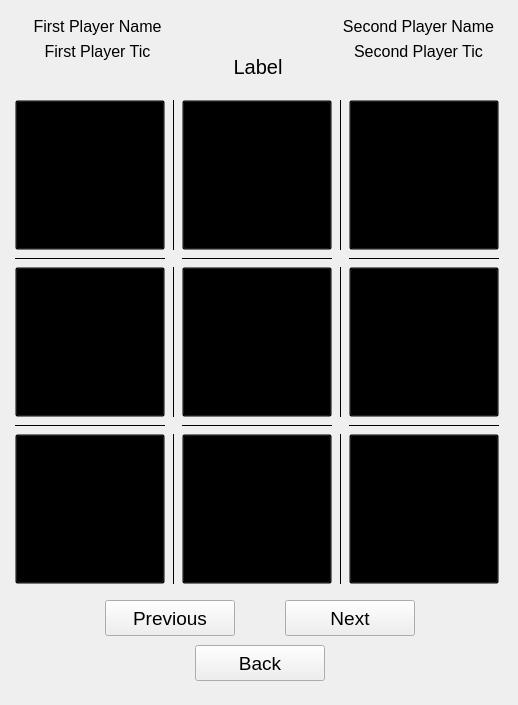
<?xml version="1.0" encoding="UTF-8"?>
<ui version="4.0">
 <class>game_window</class>
 <widget class="QMainWindow" name="game_window">
  <property name="geometry">
   <rect>
    <x>0</x>
    <y>0</y>
    <width>518</width>
    <height>705</height>
   </rect>
  </property>
  <property name="minimumSize">
   <size>
    <width>518</width>
    <height>600</height>
   </size>
  </property>
  <property name="windowTitle">
   <string>game_window</string>
  </property>
  <widget class="QWidget" name="centralwidget">
   <widget class="QFrame" name="gridFrame">
    <property name="geometry">
     <rect>
      <x>5</x>
      <y>90</y>
      <width>506</width>
      <height>506</height>
     </rect>
    </property>
    <layout class="QGridLayout" name="gridLayout_2">
     <item row="3" column="2">
      <widget class="QPushButton" name="Slot_5">
       <property name="minimumSize">
        <size>
         <width>150</width>
         <height>150</height>
        </size>
       </property>
       <property name="maximumSize">
        <size>
         <width>150</width>
         <height>150</height>
        </size>
       </property>
       <property name="font">
        <font>
         <pointsize>80</pointsize>
        </font>
       </property>
       <property name="styleSheet">
        <string notr="true">background-color: transparent;</string>
       </property>
       <property name="text">
        <string/>
       </property>
      </widget>
     </item>
     <item row="5" column="0">
      <widget class="QPushButton" name="Slot_7">
       <property name="minimumSize">
        <size>
         <width>150</width>
         <height>150</height>
        </size>
       </property>
       <property name="maximumSize">
        <size>
         <width>150</width>
         <height>150</height>
        </size>
       </property>
       <property name="font">
        <font>
         <pointsize>80</pointsize>
        </font>
       </property>
       <property name="styleSheet">
        <string notr="true">background-color: transparent;</string>
       </property>
       <property name="text">
        <string/>
       </property>
      </widget>
     </item>
     <item row="1" column="1">
      <widget class="Line" name="line_2">
       <property name="frameShadow">
        <enum>QFrame::Plain</enum>
       </property>
       <property name="orientation">
        <enum>Qt::Vertical</enum>
       </property>
      </widget>
     </item>
     <item row="4" column="4">
      <widget class="Line" name="line_9">
       <property name="frameShadow">
        <enum>QFrame::Plain</enum>
       </property>
       <property name="orientation">
        <enum>Qt::Horizontal</enum>
       </property>
      </widget>
     </item>
     <item row="4" column="0">
      <widget class="Line" name="line_7">
       <property name="frameShadow">
        <enum>QFrame::Plain</enum>
       </property>
       <property name="orientation">
        <enum>Qt::Horizontal</enum>
       </property>
      </widget>
     </item>
     <item row="3" column="3">
      <widget class="Line" name="line_5">
       <property name="frameShadow">
        <enum>QFrame::Plain</enum>
       </property>
       <property name="orientation">
        <enum>Qt::Vertical</enum>
       </property>
      </widget>
     </item>
     <item row="5" column="2">
      <widget class="QPushButton" name="Slot_8">
       <property name="minimumSize">
        <size>
         <width>150</width>
         <height>150</height>
        </size>
       </property>
       <property name="maximumSize">
        <size>
         <width>150</width>
         <height>150</height>
        </size>
       </property>
       <property name="font">
        <font>
         <pointsize>80</pointsize>
        </font>
       </property>
       <property name="styleSheet">
        <string notr="true">background-color: transparent;</string>
       </property>
       <property name="text">
        <string/>
       </property>
      </widget>
     </item>
     <item row="1" column="3">
      <widget class="Line" name="line_4">
       <property name="frameShadow">
        <enum>QFrame::Plain</enum>
       </property>
       <property name="orientation">
        <enum>Qt::Vertical</enum>
       </property>
      </widget>
     </item>
     <item row="1" column="4">
      <widget class="QPushButton" name="Slot_3">
       <property name="minimumSize">
        <size>
         <width>150</width>
         <height>150</height>
        </size>
       </property>
       <property name="maximumSize">
        <size>
         <width>150</width>
         <height>150</height>
        </size>
       </property>
       <property name="font">
        <font>
         <pointsize>80</pointsize>
        </font>
       </property>
       <property name="styleSheet">
        <string notr="true">background-color: transparent;</string>
       </property>
       <property name="text">
        <string/>
       </property>
      </widget>
     </item>
     <item row="1" column="2">
      <widget class="QPushButton" name="Slot_2">
       <property name="minimumSize">
        <size>
         <width>150</width>
         <height>150</height>
        </size>
       </property>
       <property name="maximumSize">
        <size>
         <width>150</width>
         <height>150</height>
        </size>
       </property>
       <property name="font">
        <font>
         <pointsize>80</pointsize>
        </font>
       </property>
       <property name="styleSheet">
        <string notr="true">background-color: transparent;</string>
       </property>
       <property name="text">
        <string/>
       </property>
      </widget>
     </item>
     <item row="4" column="2">
      <widget class="Line" name="line_8">
       <property name="frameShadow">
        <enum>QFrame::Plain</enum>
       </property>
       <property name="orientation">
        <enum>Qt::Horizontal</enum>
       </property>
      </widget>
     </item>
     <item row="1" column="0">
      <widget class="QPushButton" name="Slot_1">
       <property name="minimumSize">
        <size>
         <width>150</width>
         <height>150</height>
        </size>
       </property>
       <property name="maximumSize">
        <size>
         <width>150</width>
         <height>150</height>
        </size>
       </property>
       <property name="font">
        <font>
         <pointsize>80</pointsize>
        </font>
       </property>
       <property name="styleSheet">
        <string notr="true">background-color: transparent;</string>
       </property>
       <property name="text">
        <string/>
       </property>
      </widget>
     </item>
     <item row="3" column="1">
      <widget class="Line" name="line">
       <property name="frameShadow">
        <enum>QFrame::Plain</enum>
       </property>
       <property name="orientation">
        <enum>Qt::Vertical</enum>
       </property>
      </widget>
     </item>
     <item row="3" column="4">
      <widget class="QPushButton" name="Slot_6">
       <property name="minimumSize">
        <size>
         <width>150</width>
         <height>150</height>
        </size>
       </property>
       <property name="maximumSize">
        <size>
         <width>150</width>
         <height>150</height>
        </size>
       </property>
       <property name="font">
        <font>
         <pointsize>80</pointsize>
        </font>
       </property>
       <property name="styleSheet">
        <string notr="true">background-color: transparent;</string>
       </property>
       <property name="text">
        <string/>
       </property>
      </widget>
     </item>
     <item row="5" column="3">
      <widget class="Line" name="line_6">
       <property name="frameShadow">
        <enum>QFrame::Plain</enum>
       </property>
       <property name="orientation">
        <enum>Qt::Vertical</enum>
       </property>
      </widget>
     </item>
     <item row="2" column="2">
      <widget class="Line" name="line_11">
       <property name="frameShadow">
        <enum>QFrame::Plain</enum>
       </property>
       <property name="orientation">
        <enum>Qt::Horizontal</enum>
       </property>
      </widget>
     </item>
     <item row="2" column="0">
      <widget class="Line" name="line_10">
       <property name="frameShadow">
        <enum>QFrame::Plain</enum>
       </property>
       <property name="orientation">
        <enum>Qt::Horizontal</enum>
       </property>
      </widget>
     </item>
     <item row="5" column="4">
      <widget class="QPushButton" name="Slot_9">
       <property name="minimumSize">
        <size>
         <width>150</width>
         <height>150</height>
        </size>
       </property>
       <property name="maximumSize">
        <size>
         <width>150</width>
         <height>150</height>
        </size>
       </property>
       <property name="font">
        <font>
         <pointsize>80</pointsize>
        </font>
       </property>
       <property name="styleSheet">
        <string notr="true">background-color: transparent;</string>
       </property>
       <property name="text">
        <string/>
       </property>
      </widget>
     </item>
     <item row="3" column="0">
      <widget class="QPushButton" name="Slot_4">
       <property name="minimumSize">
        <size>
         <width>150</width>
         <height>150</height>
        </size>
       </property>
       <property name="maximumSize">
        <size>
         <width>150</width>
         <height>150</height>
        </size>
       </property>
       <property name="font">
        <font>
         <pointsize>80</pointsize>
        </font>
       </property>
       <property name="styleSheet">
        <string notr="true">background-color: transparent;</string>
       </property>
       <property name="text">
        <string/>
       </property>
      </widget>
     </item>
     <item row="2" column="4">
      <widget class="Line" name="line_12">
       <property name="frameShadow">
        <enum>QFrame::Plain</enum>
       </property>
       <property name="orientation">
        <enum>Qt::Horizontal</enum>
       </property>
      </widget>
     </item>
     <item row="5" column="1">
      <widget class="Line" name="line_3">
       <property name="frameShadow">
        <enum>QFrame::Plain</enum>
       </property>
       <property name="orientation">
        <enum>Qt::Vertical</enum>
       </property>
      </widget>
     </item>
    </layout>
   </widget>
   <widget class="QStackedWidget" name="stackedBottom">
    <property name="geometry">
     <rect>
      <x>5</x>
      <y>590</y>
      <width>506</width>
      <height>101</height>
     </rect>
    </property>
    <property name="currentIndex">
     <number>1</number>
    </property>
    <widget class="QWidget" name="game_buttons">
     <widget class="QPushButton" name="Play_Again">
      <property name="geometry">
       <rect>
        <x>280</x>
        <y>30</y>
        <width>130</width>
        <height>36</height>
       </rect>
      </property>
      <property name="minimumSize">
       <size>
        <width>130</width>
        <height>36</height>
       </size>
      </property>
      <property name="maximumSize">
       <size>
        <width>130</width>
        <height>36</height>
       </size>
      </property>
      <property name="font">
       <font>
        <pointsize>14</pointsize>
       </font>
      </property>
      <property name="text">
       <string>Play Again</string>
      </property>
     </widget>
     <widget class="QPushButton" name="Home">
      <property name="geometry">
       <rect>
        <x>100</x>
        <y>30</y>
        <width>130</width>
        <height>36</height>
       </rect>
      </property>
      <property name="minimumSize">
       <size>
        <width>130</width>
        <height>36</height>
       </size>
      </property>
      <property name="maximumSize">
       <size>
        <width>130</width>
        <height>36</height>
       </size>
      </property>
      <property name="font">
       <font>
        <pointsize>14</pointsize>
       </font>
      </property>
      <property name="text">
       <string>Home</string>
      </property>
     </widget>
    </widget>
    <widget class="QWidget" name="history_buttons">
     <widget class="QPushButton" name="Previous">
      <property name="geometry">
       <rect>
        <x>100</x>
        <y>10</y>
        <width>130</width>
        <height>36</height>
       </rect>
      </property>
      <property name="minimumSize">
       <size>
        <width>130</width>
        <height>36</height>
       </size>
      </property>
      <property name="maximumSize">
       <size>
        <width>130</width>
        <height>36</height>
       </size>
      </property>
      <property name="font">
       <font>
        <pointsize>14</pointsize>
       </font>
      </property>
      <property name="text">
       <string>Previous</string>
      </property>
     </widget>
     <widget class="QPushButton" name="Next">
      <property name="geometry">
       <rect>
        <x>280</x>
        <y>10</y>
        <width>130</width>
        <height>36</height>
       </rect>
      </property>
      <property name="minimumSize">
       <size>
        <width>130</width>
        <height>36</height>
       </size>
      </property>
      <property name="maximumSize">
       <size>
        <width>130</width>
        <height>36</height>
       </size>
      </property>
      <property name="font">
       <font>
        <pointsize>14</pointsize>
       </font>
      </property>
      <property name="text">
       <string>Next</string>
      </property>
     </widget>
     <widget class="QPushButton" name="Back">
      <property name="geometry">
       <rect>
        <x>190</x>
        <y>55</y>
        <width>130</width>
        <height>36</height>
       </rect>
      </property>
      <property name="minimumSize">
       <size>
        <width>130</width>
        <height>36</height>
       </size>
      </property>
      <property name="maximumSize">
       <size>
        <width>130</width>
        <height>36</height>
       </size>
      </property>
      <property name="font">
       <font>
        <pointsize>14</pointsize>
       </font>
      </property>
      <property name="text">
       <string>Back</string>
      </property>
     </widget>
    </widget>
   </widget>
   <widget class="QStackedWidget" name="stackedTop">
    <property name="geometry">
     <rect>
      <x>5</x>
      <y>9</y>
      <width>506</width>
      <height>81</height>
     </rect>
    </property>
    <property name="currentIndex">
     <number>1</number>
    </property>
    <widget class="QWidget" name="game_labels">
     <widget class="QLabel" name="game_label">
      <property name="geometry">
       <rect>
        <x>15</x>
        <y>20</y>
        <width>476</width>
        <height>36</height>
       </rect>
      </property>
      <property name="minimumSize">
       <size>
        <width>130</width>
        <height>36</height>
       </size>
      </property>
      <property name="maximumSize">
       <size>
        <width>16777215</width>
        <height>36</height>
       </size>
      </property>
      <property name="font">
       <font>
        <pointsize>15</pointsize>
       </font>
      </property>
      <property name="text">
       <string>Label</string>
      </property>
      <property name="textFormat">
       <enum>Qt::AutoText</enum>
      </property>
      <property name="alignment">
       <set>Qt::AlignCenter</set>
      </property>
      <property name="wordWrap">
       <bool>false</bool>
      </property>
     </widget>
    </widget>
    <widget class="QWidget" name="history_labels">
     <widget class="QLabel" name="history_label">
      <property name="geometry">
       <rect>
        <x>15</x>
        <y>40</y>
        <width>476</width>
        <height>36</height>
       </rect>
      </property>
      <property name="minimumSize">
       <size>
        <width>130</width>
        <height>36</height>
       </size>
      </property>
      <property name="maximumSize">
       <size>
        <width>16777215</width>
        <height>36</height>
       </size>
      </property>
      <property name="font">
       <font>
        <pointsize>15</pointsize>
       </font>
      </property>
      <property name="text">
       <string>Label</string>
      </property>
      <property name="textFormat">
       <enum>Qt::AutoText</enum>
      </property>
      <property name="alignment">
       <set>Qt::AlignCenter</set>
      </property>
      <property name="wordWrap">
       <bool>false</bool>
      </property>
     </widget>
     <widget class="QLabel" name="first_player_name">
      <property name="geometry">
       <rect>
        <x>0</x>
        <y>0</y>
        <width>185</width>
        <height>35</height>
       </rect>
      </property>
      <property name="font">
       <font>
        <pointsize>12</pointsize>
       </font>
      </property>
      <property name="text">
       <string>First Player Name</string>
      </property>
      <property name="alignment">
       <set>Qt::AlignCenter</set>
      </property>
     </widget>
     <widget class="QLabel" name="first_player_tic">
      <property name="geometry">
       <rect>
        <x>0</x>
        <y>25</y>
        <width>185</width>
        <height>35</height>
       </rect>
      </property>
      <property name="font">
       <font>
        <pointsize>12</pointsize>
       </font>
      </property>
      <property name="text">
       <string>First Player Tic</string>
      </property>
      <property name="alignment">
       <set>Qt::AlignCenter</set>
      </property>
     </widget>
     <widget class="QLabel" name="second_player_name">
      <property name="geometry">
       <rect>
        <x>321</x>
        <y>0</y>
        <width>185</width>
        <height>35</height>
       </rect>
      </property>
      <property name="font">
       <font>
        <pointsize>12</pointsize>
       </font>
      </property>
      <property name="text">
       <string>Second Player Name</string>
      </property>
      <property name="alignment">
       <set>Qt::AlignCenter</set>
      </property>
     </widget>
     <widget class="QLabel" name="second_player_tic">
      <property name="geometry">
       <rect>
        <x>321</x>
        <y>25</y>
        <width>185</width>
        <height>35</height>
       </rect>
      </property>
      <property name="font">
       <font>
        <pointsize>12</pointsize>
       </font>
      </property>
      <property name="text">
       <string>Second Player Tic</string>
      </property>
      <property name="alignment">
       <set>Qt::AlignCenter</set>
      </property>
     </widget>
    </widget>
   </widget>
  </widget>
 </widget>
 <resources/>
 <connections/>
</ui>
